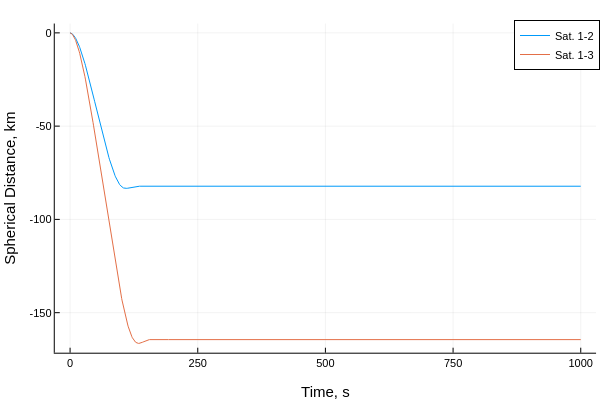

Notebook code cell kept with this figure:
### Code cell
plot(thist,a_mks*Ωhist[2:end,:],label=permutedims(mylabel))
plot!(xlabel="Time, s", ylabel = "Spherical Distance, km")

### Figure 1 — Plotly figure (JSON) as saved in the notebook; plotly's stock layout.template omitted (floating-point values rounded to 4 significant figures; data arrays with more than 128 entries replaced by an {"elided": "..."} marker saying what was removed)
{"data": [{"colorbar": {"len": 0.9143, "title": "", "x": 0.9934, "y": 0.533}, "legendgroup": "Sat. 1-2", "line": {"color": "rgba(0, 154, 250, 1.000)", "dash": "solid", "shape": "linear", "width": 1}, "mode": "lines", "name": "Sat. 1-2", "showlegend": true, "type": "scatter", "x": {"elided": "1001 int values"}, "xaxis": "x", "y": {"elided": "1001 float values"}, "yaxis": "y", "zmax": null, "zmin": null}, {"colorbar": {"len": 0.9143, "title": "", "x": 0.9934, "y": 0.533}, "legendgroup": "Sat. 1-3", "line": {"color": "rgba(227, 111, 71, 1.000)", "dash": "solid", "shape": "linear", "width": 1}, "mode": "lines", "name": "Sat. 1-3", "showlegend": true, "type": "scatter", "x": {"elided": "1001 int values"}, "xaxis": "x", "y": {"elided": "1001 float values"}, "yaxis": "y", "zmax": null, "zmin": null}], "layout": {"annotations": [], "height": 400, "legend": {"bgcolor": "rgba(255, 255, 255, 1.000)", "bordercolor": "rgba(0, 0, 0, 1.000)", "borderwidth": 1, "font": {"color": "rgba(0, 0, 0, 1.000)", "family": "sans-serif", "size": 11}, "title": {"font": {"color": "rgba(0, 0, 0, 1.000)", "family": "sans-serif", "size": 15}, "text": ""}, "tracegroupgap": 0, "traceorder": "normal", "x": 1, "xanchor": "auto", "y": 1, "yanchor": "auto"}, "margin": {"b": 20, "l": 0, "r": 0, "t": 20}, "paper_bgcolor": "rgba(255, 255, 255, 1.000)", "plot_bgcolor": "rgba(255, 255, 255, 1.000)", "showlegend": true, "width": 600, "xaxis": {"anchor": "y", "domain": [0.09128, 0.9934], "gridcolor": "rgba(0, 0, 0, 0.100)", "gridwidth": 0.5, "linecolor": "rgba(0, 0, 0, 1.000)", "mirror": false, "range": [-30, 1030], "showgrid": true, "showline": true, "showticklabels": true, "tickangle": 0, "tickcolor": "rgb(0, 0, 0)", "tickfont": {"color": "rgba(0, 0, 0, 1.000)", "family": "sans-serif", "size": 11}, "tickmode": "array", "ticks": "inside", "ticktext": ["0", "250", "500", "750", "1000"], "tickvals": [0, 250, 500, 750, 1000], "title": "Time, s", "titlefont": {"color": "rgba(0, 0, 0, 1.000)", "family": "sans-serif", "size": 15}, "type": "-", "visible": true, "zeroline": false, "zerolinecolor": "rgba(0, 0, 0, 1.000)"}, "yaxis": {"anchor": "x", "domain": [0.07581, 0.9902], "gridcolor": "rgba(0, 0, 0, 0.100)", "gridwidth": 0.5, "linecolor": "rgba(0, 0, 0, 1.000)", "mirror": false, "range": [-171.5, 4.994], "showgrid": true, "showline": true, "showticklabels": true, "tickangle": 0, "tickcolor": "rgb(0, 0, 0)", "tickfont": {"color": "rgba(0, 0, 0, 1.000)", "family": "sans-serif", "size": 11}, "tickmode": "array", "ticks": "inside", "ticktext": ["-150", "-100", "-50", "0"], "tickvals": [-150, -100, -50, 0], "title": "Spherical Distance, km", "titlefont": {"color": "rgba(0, 0, 0, 1.000)", "family": "sans-serif", "size": 15}, "type": "-", "visible": true, "zeroline": false, "zerolinecolor": "rgba(0, 0, 0, 1.000)"}}}
